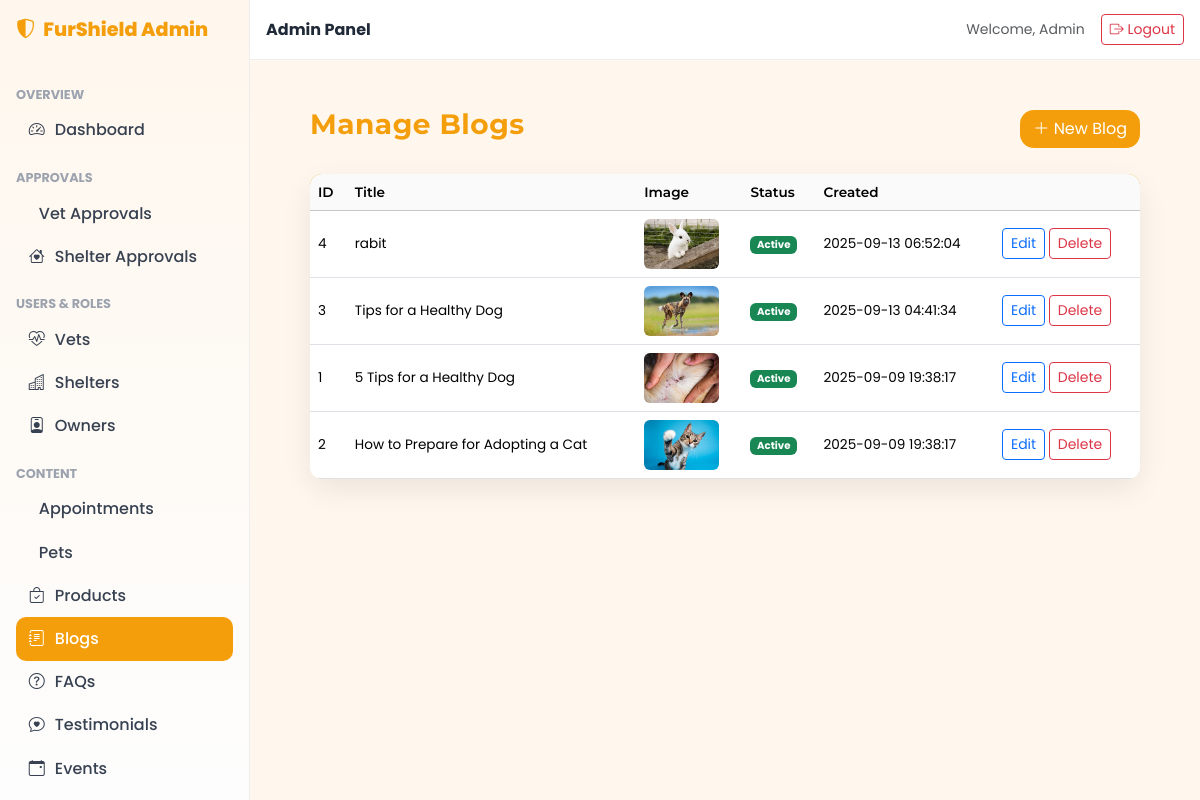
Screenshot of /admin/pages/content/blogs.php (signed in) with the database file from the repository.
### tables this page shows
CREATE TABLE `blogs` (
  `id` int(11) NOT NULL,
  `title` varchar(180) NOT NULL,
  `slug` varchar(200) DEFAULT NULL,
  `category` varchar(80) DEFAULT NULL,
  `image` varchar(255) DEFAULT NULL,
  `content` mediumtext DEFAULT NULL,
  `is_active` tinyint(1) NOT NULL DEFAULT 1,
  `created_at` timestamp NOT NULL DEFAULT current_timestamp()
);

### admin/pages/content/blogs.php (the view, shortened to what this page needs)
<?php
$root = dirname(__DIR__, 3);
include $root.'/admin/includes/header.php';
include $root.'/admin/includes/sidebar.php';
function e($s){return htmlspecialchars((string)$s,ENT_QUOTES,'UTF-8');}
$conn->query("CREATE TABLE IF NOT EXISTS blogs (
  id INT AUTO_INCREMENT PRIMARY KEY,
  title VARCHAR(255) NULL,
  content TEXT NULL,
  image VARCHAR(255) NULL,
  is_active TINYINT(1) DEFAULT 1,
  created_at TIMESTAMP DEFAULT CURRENT_TIMESTAMP
) ENGINE=InnoDB DEFAULT CHARSET=utf8mb4");
$page=max(1,(int)($_GET['p']??1));
$per=10;$off=($page-1)*$per;
$res=$conn->prepare("SELECT * FROM blogs ORDER BY created_at DESC LIMIT ?,?");
$res->bind_param("ii",$off,$per);$res->execute();
$rows=$res->get_result()->fetch_all(MYSQLI_ASSOC);$res->close();
?>
<main class="main p-4">
  <div class="container-fluid">
    <div class="d-flex justify-content-between align-items-center mb-4">
      <h1 class="h3 fw-bold">Manage Blogs</h1>
      <button class="btn text-white" style="background:var(--primary);border-radius:14px" data-bs-toggle="modal" data-bs-target="#addModal"><i class="bi bi-plus-lg"></i> New Blog</button>
    </div>
    <div class="card border-0" style="border-radius:var(--radius);box-shadow:var(--shadow);background:var(--card)">
      <div class="table-responsive">
        <table class="table align-middle mb-0">
          <thead class="table-light">
            <tr><th>ID</th><th>Title</th><th>Image</th><th>Status</th><th>Created</th><th></th></tr>
          </thead>
          <tbody>
          <?php foreach($rows as $r): ?>
            <tr>
              <td><?php echo (int)$r['id'];?></td>
              <td><?php echo e($r['title']);?></td>
              <td><?php if(!empty($r['image'])): ?><img src="<?php echo e(BASE.$r['image']);?>" style="height:50px;border-radius:6px"><?php endif;?></td>
              <td><span class="badge <?php echo $r['is_active']?'bg-success':'bg-secondary';?>"><?php echo $r['is_active']?'Active':'Hidden';?></span></td>
              <td><?php echo e($r['created_at']);?></td>
              <td>
                <button class="btn btn-sm btn-outline-primary" data-bs-toggle="modal" data-bs-target="#editModal<?php echo $r['id'];?>">Edit</button>
                <form method="post" class="d-inline">
                  <button class="btn btn-sm btn-outline-danger" onclick="return confirm('Delete this blog?')">Delete</button>
                </form>
              </td>
            </tr>
          <?php endforeach;?>
          </tbody>
        </table>
      </div>
    </div>
  </div>
</main>
<?php include $root.'/admin/includes/footer.php'; ?>

### assets/css/theme-sand-sunset.css (style rules this page uses)
:root { --primary:#F59E0B; --accent:#EF4444; --bg:#FFF7ED; --text:#1F2937; --card:#FFFFFF; --radius:18px; --shadow:0 10px 30px rgba(0,0,0,.08); }
html,body { height:100% }
body.bg-app { background:var(--bg);color:var(--text);font-family:Poppins,system-ui,sans-serif;line-height:1.5 }
h1,h2,h3,h4,h5,h6,p { font-family:Montserrat,Poppins,sans-serif }

### assets/css/admin-style.css (style rules this page uses)
h1,h2,h3,h4,h5,h6 { font-family: 'Montserrat', sans-serif !important; font-weight: 700; }
body, .value, .table, .list-group-item { font-family: 'Poppins', sans-serif; }
.card { border: 0; border-radius: 18px; box-shadow: 0 6px 18px rgba(0,0,0,.06); }
.table { font-size: .85rem; }
.table th { font-weight: 600; }
.table-light th { background: #fafafa !important; }

### assets/css/admin-pages.css (style rules this page uses)
.admin-main .card { border-radius: 18px; box-shadow: 0 8px 25px rgba(0,0,0,0.08); border: none; background: var(--card, #fff); }
.admin-main h1 { font-family: Montserrat, sans-serif; color: var(--primary, #F59E0B); font-weight: 700; letter-spacing: .5px; }
.admin-main table { border-radius: 12px; overflow: hidden; }
.admin-main thead { background: var(--primary, #F59E0B); color: #fff; font-family: Montserrat, sans-serif; font-weight: 600; }

### admin/pages/content/blogs.php (style rules this page uses)
:root { --primary:#F59E0B;--accent:#EF4444;--bg:#FFF7ED;--text:#1F2937;--card:#FFFFFF;--radius:18px;--shadow:0 10px 30px rgba(0,0,0,.08) }
body.bg-app { background:var(--bg);color:var(--text);font-family:Poppins,system-ui,sans-serif }
h1,h2,h3,h4,h5,h6,p { font-family:Montserrat,Poppins,sans-serif }
.table td,.table th { vertical-align:middle }

### rows the page displays
blogs: id "4", title "rabit", image (picture), is_active "Active", created_at "2025-09-13 06:52:04"
blogs: id "3", title "Tips for a Healthy Dog", image (picture), is_active "Active", created_at "2025-09-13 04:41:34"
blogs: id "1", title "5 Tips for a Healthy Dog", image (picture), is_active "Active", created_at "2025-09-09 19:38:17"
blogs: id "2", title "How to Prepare for Adopting a Cat", image (picture), is_active "Active", created_at "2025-09-09 19:38:17"

### other values shown
$_SESSION['user']['name'] "Admin"
